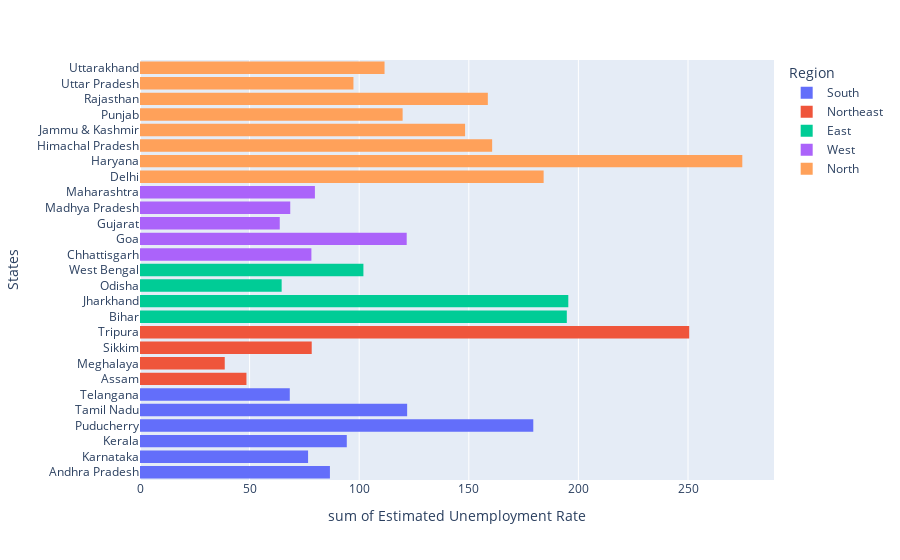

Notebook source saved alongside this figure:
### Code cell
f=px.histogram(data,x="Estimated Unemployment Rate",y="States",color="Region")
f.show()

### Figure 1 — Plotly figure (JSON) as saved in the notebook; plotly's stock layout.template omitted (floating-point values rounded to 4 significant figures)
{"data": [{"alignmentgroup": "True", "bingroup": "y", "histfunc": "sum", "hovertemplate": "Region=South<br>sum of Estimated Unemployment Rate=%{x}<br>States=%{y}<extra></extra>", "legendgroup": "South", "marker": {"color": "#636efa", "pattern": {"shape": ""}}, "name": "South", "offsetgroup": "South", "orientation": "h", "showlegend": true, "type": "histogram", "x": [5.48, 5.83, 5.79, 20.51, 17.43, 3.31, 8.34, 6.96, 6.4, 6.59, 2.86, 3.61, 3.46, 29.84, 19.97, 8.44, 4.01, 0.5, 2.41, 1.58, 5.31, 7.6, 8.99, 16.99, 17.88, 9.71, 7.09, 10.98, 5.91, 3.88, 0.58, 1.76, 1.2, 75.85, 58.19, 4.24, 15.47, 5.05, 10.9, 6.18, 1.57, 2.09, 6.4, 49.83, 33.16, 12.2, 6.81, 2.65, 5, 2.16, 5.49, 8.29, 5.77, 6.25, 14.7, 10.55, 5.36, 5.79, 3.27, 2.86], "xaxis": "x", "y": ["Andhra Pradesh", "Andhra Pradesh", "Andhra Pradesh", "Andhra Pradesh", "Andhra Pradesh", "Andhra Pradesh", "Andhra Pradesh", "Andhra Pradesh", "Andhra Pradesh", "Andhra Pradesh", "Karnataka", "Karnataka", "Karnataka", "Karnataka", "Karnataka", "Karnataka", "Karnataka", "Karnataka", "Karnataka", "Karnataka", "Kerala", "Kerala", "Kerala", "Kerala", "Kerala", "Kerala", "Kerala", "Kerala", "Kerala", "Kerala", "Puducherry", "Puducherry", "Puducherry", "Puducherry", "Puducherry", "Puducherry", "Puducherry", "Puducherry", "Puducherry", "Puducherry", "Tamil Nadu", "Tamil Nadu", "Tamil Nadu", "Tamil Nadu", "Tamil Nadu", "Tamil Nadu", "Tamil Nadu", "Tamil Nadu", "Tamil Nadu", "Tamil Nadu", "Telangana", "Telangana", "Telangana", "Telangana", "Telangana", "Telangana", "Telangana", "Telangana", "Telangana", "Telangana"], "yaxis": "y"}, {"alignmentgroup": "True", "bingroup": "y", "histfunc": "sum", "hovertemplate": "Region=Northeast<br>sum of Estimated Unemployment Rate=%{x}<br>States=%{y}<extra></extra>", "legendgroup": "Northeast", "marker": {"color": "#EF553B", "pattern": {"shape": ""}}, "name": "Northeast", "offsetgroup": "Northeast", "orientation": "h", "showlegend": true, "type": "histogram", "x": [4.66, 4.41, 4.77, 11.06, 9.55, 0.6, 3.77, 5.53, 1.19, 3.02, 1.66, 3.59, 1.58, 10.03, 5.92, 1.15, 2.1, 3.74, 4.29, 4.6, 23.57, 2.28, 24.51, 4.46, 4.45, 12.49, 5.7, 0.88, 32.67, 28.4, 29.95, 41.23, 21.51, 21.71, 18.24, 27.92, 17.35, 11.57], "xaxis": "x", "y": ["Assam", "Assam", "Assam", "Assam", "Assam", "Assam", "Assam", "Assam", "Assam", "Assam", "Meghalaya", "Meghalaya", "Meghalaya", "Meghalaya", "Meghalaya", "Meghalaya", "Meghalaya", "Meghalaya", "Meghalaya", "Meghalaya", "Sikkim", "Sikkim", "Sikkim", "Sikkim", "Sikkim", "Sikkim", "Sikkim", "Sikkim", "Tripura", "Tripura", "Tripura", "Tripura", "Tripura", "Tripura", "Tripura", "Tripura", "Tripura", "Tripura"], "yaxis": "y"}, {"alignmentgroup": "True", "bingroup": "y", "histfunc": "sum", "hovertemplate": "Region=East<br>sum of Estimated Unemployment Rate=%{x}<br>States=%{y}<extra></extra>", "legendgroup": "East", "marker": {"color": "#00cc96", "pattern": {"shape": ""}}, "name": "East", "offsetgroup": "East", "orientation": "h", "showlegend": true, "type": "histogram", "x": [10.61, 10.29, 15.43, 46.64, 45.96, 17.82, 12.79, 13.44, 11.91, 9.82, 10.61, 11.85, 8.23, 47.09, 59.23, 20.95, 7.63, 9.76, 8.24, 11.8, 1.9, 3.12, 13.08, 23.76, 11.41, 3.77, 1.88, 1.42, 2.1, 2.18, 6.94, 4.92, 6.92, 17.41, 17.41, 7.29, 6.83, 14.87, 9.35, 9.98], "xaxis": "x", "y": ["Bihar", "Bihar", "Bihar", "Bihar", "Bihar", "Bihar", "Bihar", "Bihar", "Bihar", "Bihar", "Jharkhand", "Jharkhand", "Jharkhand", "Jharkhand", "Jharkhand", "Jharkhand", "Jharkhand", "Jharkhand", "Jharkhand", "Jharkhand", "Odisha", "Odisha", "Odisha", "Odisha", "Odisha", "Odisha", "Odisha", "Odisha", "Odisha", "Odisha", "West Bengal", "West Bengal", "West Bengal", "West Bengal", "West Bengal", "West Bengal", "West Bengal", "West Bengal", "West Bengal", "West Bengal"], "yaxis": "y"}, {"alignmentgroup": "True", "bingroup": "y", "histfunc": "sum", "hovertemplate": "Region=West<br>sum of Estimated Unemployment Rate=%{x}<br>States=%{y}<extra></extra>", "legendgroup": "West", "marker": {"color": "#ab63fa", "pattern": {"shape": ""}}, "name": "West", "offsetgroup": "West", "orientation": "h", "showlegend": true, "type": "histogram", "x": [9.65, 8.38, 7.54, 3.41, 10.5, 14.23, 10.27, 5.63, 1.96, 6.62, 8.89, 2.81, 5.25, 13.31, 21.25, 9.96, 17.07, 16.21, 15.38, 11.54, 5.54, 6.38, 6.66, 18.71, 12.11, 3.2, 1.84, 1.87, 3.42, 4.03, 4.11, 4.57, 2.22, 12.36, 21.98, 6.48, 5.08, 4.7, 3.91, 3.13, 4.95, 4.69, 5.79, 20.9, 15.46, 9.23, 3.89, 6.23, 4.55, 4.1], "xaxis": "x", "y": ["Chhattisgarh", "Chhattisgarh", "Chhattisgarh", "Chhattisgarh", "Chhattisgarh", "Chhattisgarh", "Chhattisgarh", "Chhattisgarh", "Chhattisgarh", "Chhattisgarh", "Goa", "Goa", "Goa", "Goa", "Goa", "Goa", "Goa", "Goa", "Goa", "Goa", "Gujarat", "Gujarat", "Gujarat", "Gujarat", "Gujarat", "Gujarat", "Gujarat", "Gujarat", "Gujarat", "Gujarat", "Madhya Pradesh", "Madhya Pradesh", "Madhya Pradesh", "Madhya Pradesh", "Madhya Pradesh", "Madhya Pradesh", "Madhya Pradesh", "Madhya Pradesh", "Madhya Pradesh", "Madhya Pradesh", "Maharashtra", "Maharashtra", "Maharashtra", "Maharashtra", "Maharashtra", "Maharashtra", "Maharashtra", "Maharashtra", "Maharashtra", "Maharashtra"], "yaxis": "y"}, {"alignmentgroup": "True", "bingroup": "y", "histfunc": "sum", "hovertemplate": "Region=North<br>sum of Estimated Unemployment Rate=%{x}<br>States=%{y}<extra></extra>", "legendgroup": "North", "marker": {"color": "#FFA15A", "pattern": {"shape": ""}}, "name": "North", "offsetgroup": "North", "orientation": "h", "showlegend": true, "type": "histogram", "x": [22.23, 14.84, 17.04, 16.68, 42.27, 18.19, 20.3, 13.79, 12.53, 6.27, 20.34, 25.77, 25.05, 43.22, 29.02, 26.7, 24.18, 33.5, 19.68, 27.31, 16.83, 16.84, 18.76, 2.2, 26.95, 13.47, 24.31, 15.79, 12.04, 13.46, 21.08, 20.78, 15.5, 18.74, 17.92, 10.88, 11.09, 16.17, 16.14, 11.11, 10.97, 10.32, 2.86, 28.33, 16.55, 9.19, 10.99, 9.61, 9.88, 10.97, 15.16, 11.9, 17.7, 15.74, 14.39, 15.81, 17.51, 15.35, 24.15, 7.58, 8.98, 10.11, 21.54, 20.41, 9.47, 5.56, 5.79, 4.18, 3.75, 5.49, 4.99, 19.85, 6.48, 8.01, 8.61, 12.38, 14.26, 22.26, 9.23], "xaxis": "x", "y": ["Delhi", "Delhi", "Delhi", "Delhi", "Delhi", "Delhi", "Delhi", "Delhi", "Delhi", "Delhi", "Haryana", "Haryana", "Haryana", "Haryana", "Haryana", "Haryana", "Haryana", "Haryana", "Haryana", "Haryana", "Himachal Pradesh", "Himachal Pradesh", "Himachal Pradesh", "Himachal Pradesh", "Himachal Pradesh", "Himachal Pradesh", "Himachal Pradesh", "Himachal Pradesh", "Himachal Pradesh", "Himachal Pradesh", "Jammu & Kashmir", "Jammu & Kashmir", "Jammu & Kashmir", "Jammu & Kashmir", "Jammu & Kashmir", "Jammu & Kashmir", "Jammu & Kashmir", "Jammu & Kashmir", "Jammu & Kashmir", "Punjab", "Punjab", "Punjab", "Punjab", "Punjab", "Punjab", "Punjab", "Punjab", "Punjab", "Punjab", "Rajasthan", "Rajasthan", "Rajasthan", "Rajasthan", "Rajasthan", "Rajasthan", "Rajasthan", "Rajasthan", "Rajasthan", "Rajasthan", "Uttar Pradesh", "Uttar Pradesh", "Uttar Pradesh", "Uttar Pradesh", "Uttar Pradesh", "Uttar Pradesh", "Uttar Pradesh", "Uttar Pradesh", "Uttar Pradesh", "Uttar Pradesh", "Uttarakhand", "Uttarakhand", "Uttarakhand", "Uttarakhand", "Uttarakhand", "Uttarakhand", "Uttarakhand", "Uttarakhand", "Uttarakhand", "Uttarakhand"], "yaxis": "y"}], "layout": {"barmode": "relative", "legend": {"title": {"text": "Region"}, "tracegroupgap": 0}, "margin": {"t": 60}, "xaxis": {"anchor": "y", "domain": [0, 1], "title": {"text": "sum of Estimated Unemployment Rate"}}, "yaxis": {"anchor": "x", "domain": [0, 1], "title": {"text": "States"}}}}
